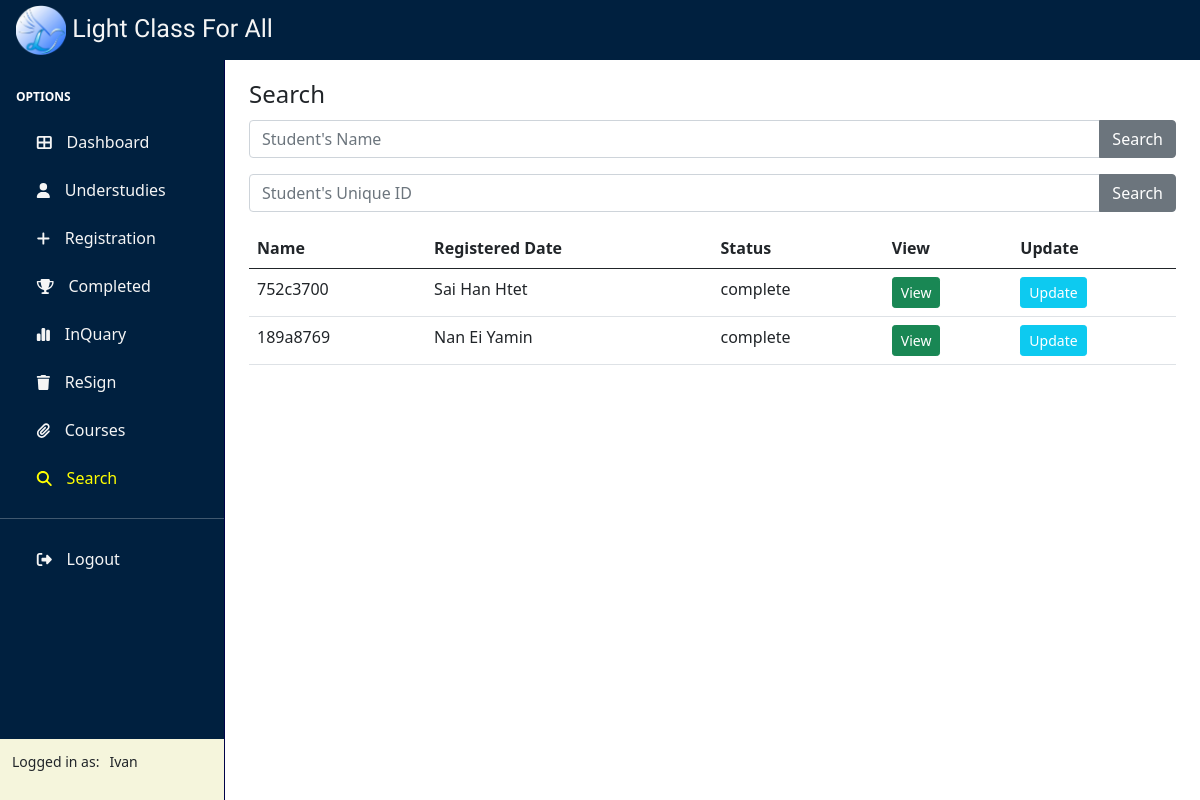
The app's page /search/ (signed in) with its own data.
### Class/models.py (models this page shows, shortened)
class Student(models.Model):
    STATUS = (
        ('understudies','understudies'),
        ('complete','complete'),
        ('resign','resign'),
    )
    roll_id = models.CharField(max_length=10, unique=True)
    status = models.CharField(max_length=100,
                                choices=STATUS,
                                default='understudies')
    student = NameField(max_length=50,null=True)
    guardian = NameField(max_length=50,null=True)
    phone = models.CharField(max_length=50,null=True)
    guardian_ph = models.CharField(max_length=50,null=True)
    email = models.EmailField(null=True)
    address = models.CharField(max_length=50,null=True)
    subjects = models.ManyToManyField(Subject)
    course = models.ForeignKey(Course,null=True,on_delete=models.SET_NULL)
    date_created = models.DateTimeField(auto_now_add=True,null=True)
    class Meta:
        db_table = 'STUDENT'

### Class/views.py (the view)
# urls.py: path('search/',views.search,name="Search"),
@login_required(login_url='Login')
def search(request):
    object_list  = Student.objects.all()
    search_term = request.GET.get('search')
    search_term2 = request.GET.get('search2')
    if search_term:
        object_list = object_list.filter(student=search_term)
    if search_term2:
        object_list = object_list.filter(roll_id=search_term2)
    return render(request,'Class/search.html',{'object_list':object_list})

### templates/class/search.html
{% extends 'Class/base.html' %}
{% block content %}
<div class="container">
    <form method="get" class="form-field mt-3">
        <legend>Search</legend>
        <div class="input-group mb-3">
            <input type="text" class="form-control" name="search" id="search" placeholder="Student's Name" aria-label="Recipient's username" aria-describedby="button-addon2">
            <input class="btn btn-secondary" type="submit" id="button-addon2" value="Search">
        </div>
    </form>
    <form method="get" class="form-field mt-3">
        <div class="input-group mb-3">
            <input type="text" class="form-control" name="search2" id="search2" placeholder="Student's Unique ID" aria-label="Recipient's username" aria-describedby="button-addon2">
            <input class="btn btn-secondary" type="submit" id="button-addon2" value="Search">
        </div>
    </form>
    <table class="table .display">
        <thead>
            <tr>
                <th>Name</th>
                <th>Registered Date</th>
                <th>Status</th>
                <th>View</th>
                <th>Update</th>
            </tr>
        </thead>
        <tbody>
        {% for student in object_list %}
            <tr>
            <td>{{ student.roll_id }}</td>
            <td style="text-transform: capitalize;">{{student.student}}</td>
            <td>{{ student.status }}</td>
            <td><a href="{% url 'StudentInfo' student.id %}" class="btn btn-sm btn-success .origin text-white">View</a></td>
            <td><a href="{% url 'UpdateStudent' student.id %}" class="btn btn-sm btn-info .origin text-white">Update</a></td>
            </tr>
        {% endfor %}
        </tbody>
    </table>
</div>
{% endblock content %}

### templates/class/sidebar.html
{% load static %}
<div class="sidebar" id="layoutSidenav_nav">
    <nav class="sb-sidenav" id="sidenavAccordion">
        <div class="sb-sidenav-menu">
            <div class="nav">
                <div class="sb-sidenav-menu-heading">Options</div>
                {% url 'Home' as dashboard_url %}
                <a class="nav-link  {% if request.path == dashboard_url %}active{% endif %}" href="{{dashboard_url}}">
                    <i class="fa-solid fa-table-cells-large sb-nav-link-icon"></i>
                    <span>Dashboard</span>
                </a>
                {% url 'Student' as student_url %}
                <a class="nav-link  {% if request.path == student_url %}active{% endif %}" href="{{student_url}}">
                    <i class="fa-solid fa-user sb-nav-link-icon"></i>
                    <span>understudies</span>
                </a>
                {% url 'Register' as register_url %}
                <a class="nav-link  {% if request.path == register_url %}active{% endif %}" href="{{register_url}}">
                    <i class="fa-solid fa-plus sb-nav-link-icon"></i>
                    <span>Registration</span>
                </a>
                {% url 'Completed' as complete_url %}
                <a class="nav-link  {% if request.path == complete_url %}active{% endif %}" href="{{complete_url}}">
                    <i class="fa-solid fa-trophy sb-nav-link-icon"></i>
                    <span>Completed</span>
                </a>
                {% url 'InQuery' as inquery_url %}
                <a class="nav-link  {% if request.path == inquery_url %}active{% endif %}" href="{{inquery_url}}">
                    <i class="fa-solid fa-chart-simple sb-nav-link-icon"></i>
                    <span>InQuary</span>
                </a>
                {% url 'Dropout' as dropout_url %}
                <a class="nav-link  {% if request.path == dropout_url %}active{% endif %}" href="{{dropout_url}}">
                    <i class="fa-solid fa-trash sb-nav-link-icon"></i>
                    <span>ReSign</span>
                </a>
                {% url 'Course' as course_url %}
                <a class="nav-link  {% if request.path == course_url %}active{% endif %}" href="{{course_url}}">
                    <i class="fa-solid fa-paperclip sb-nav-link-icon"></i>
                    <span>Courses</span>
                </a>
                {% url 'Search' as search_url %}
                <a class="nav-link  {% if request.path == search_url %}active{% endif %}" href="{{search_url}}">
                    <i class="fa-solid fa-search sb-nav-link-icon"></i>
                    <span>Search</span>
                </a>
                <hr>
                <a class="nav-link" href="{% url 'Logout' %}">
                    <i class="fa-solid fa-right-from-bracket sb-nav-link-icon"></i>
                    <span>Logout</span>
                </a>
            </div>
        </div>
        <div class="sb-sidenav-footer d-flex" style="background-color: beige;">
            <div class="small">Logged in as:
                {% if user.is_authenticated %}
                    <p style="text-transform: capitalize;float:right;margin-left: 10px;">{{ user.get_username }}</p>
                {% else %}
                    {% url 'Login' %}
                {% endif %}
            </div>
            </div>
    </nav>
</div>

### static/css/style.css (style rules this page uses)
:root { --yale-blue: #0F4392; --tart-orange: #FF4949; --cetacean-blue: #000249; --max-red: #DD1717; --btn-danger: var(--tart-orange); --btn-dead: var(--max-red); --btn-primary: var(--yale-blue); --bg-active: #ff4949; --primary-nav: #317773; }
#layoutSidenav_nav { flex-basis: 225px; flex-shrink: 0; transition: transform 0.15s ease-in-out; position: relative; top: 0; height: 100%; }
#layoutSidenav_nav { width: 225px; background-color: #00203FFF; border-right: 1.3px solid #000249; }
.sb-sidenav { padding-top: 0px; display: flex; flex-direction: column; height: 100%; flex-wrap: nowrap; }
.sb-sidenav .sb-sidenav-menu { overflow-y: auto; flex-grow: 1; height: 100%; }
.sb-sidenav .sb-sidenav-menu .nav { flex-direction: column; flex-wrap: nowrap; }
.sb-sidenav .sb-sidenav-menu .nav .sb-sidenav-menu-heading { padding: 1.75rem 1rem 0.75rem; font-size: 0.75rem; color: white; font-weight: bolder; text-transform: uppercase; }
.sb-sidenav .sb-sidenav-menu .nav .nav-link { display: flex; align-items: center; padding-top: 0.75rem; text-align: center; padding-bottom: 0.75rem; position: relative; color: whitesmoke; }
.nav-link .sb-nav-link-icon { color: whitesmoke !important; padding-left: 1.3rem; padding-right: 0.3rem; margin: 0; font-size: 15px; }
.nav-link span { text-transform: capitalize; margin-left: 10px; }
.nav a.active span,.nav a.active .sb-nav-link-icon { color: yellow !important; }
.sb-sidenav hr { color:white }
.sb-sidenav .sb-sidenav-footer { padding: 0.75rem; flex-shrink: 0; background-color: lightblue; }

### records on screen
Student: roll_id "752c3700", student "Sai Han Htet", status "complete"
Student: roll_id "189a8769", student "Nan Ei Yamin", status "complete"

### other values on screen
{{ user.get_username }} "Ivan"
